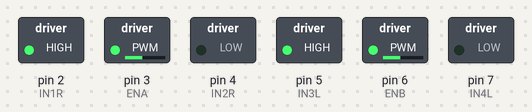
This sketch was run on a simulated Arduino Uno, built with avr-gcc and run on an emulated ATmega328P. Parts: switched loads named in the sketch (green lamp = pin HIGH).

Above: at 0.1 s.
Timing chart, 0 to 1.6 s (numbered marks = the images above):
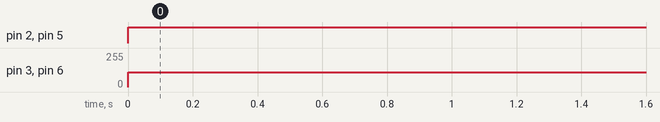

Measured:
- by itself, pin 2 (IN1R), pin 5 (IN3L): LOW → HIGH at 0.00 s
- by itself, pin 3 (ENA), pin 6 (ENB): 0/255 → 110/255 at 0.00 s

The sketch:

Tes_MotorDriver.ino
```cpp
#define ENA 3
#define ENB 6
#define IN1R 2
#define IN2R 4
#define IN3L 5
#define IN4L 7
#define s1 A3  // paling kiri
#define s2 A4  // kiri
#define s3 A5  // tengah
#define s4 A1  // kanan
#define s5 A2  // paling kanan

void setup() {
  // put your setup code here, to run once:
  pinMode(ENA, OUTPUT);
  pinMode(ENB, OUTPUT);
  pinMode(IN1R, OUTPUT);
  pinMode(IN2R, OUTPUT);
  pinMode(IN3L, OUTPUT);
  pinMode(IN4L, OUTPUT);

}

void loop() {
  // put your main code here, to run repeatedly:
  analogWrite(ENA, 110); //Atur PWM Motor Kanan
  analogWrite(ENB, 110); //Atur PWM Motor Kiri

  //Motor Kanan Maju
  digitalWrite(IN1R, HIGH);
  digitalWrite(IN2R, LOW);

  //Motor Kiri Maju
  digitalWrite(IN3L, HIGH);
  digitalWrite(IN4L, LOW);


}
```
